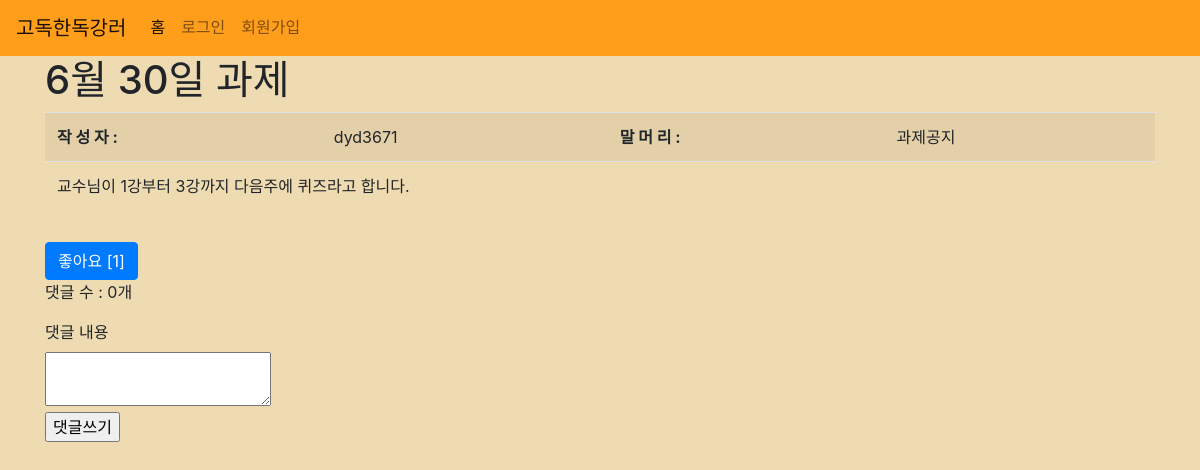
The app's page /classes/show/8/ with its own data.
### posts/models.py (models this page shows, shortened)
class TimeStampedModel(Model):
    created_at = DateTimeField(auto_now_add=True)
    updated_at = DateTimeField(auto_now=True)
    class Meta:
        abstract = True

class Post(TimeStampedModel):
    classname = ForeignKey(Class, on_delete=CASCADE)
    user = ForeignKey(User, on_delete=CASCADE)
    category = CharField(max_length=200)
    title = CharField(max_length=200)
    content = TextField()
    view_count = models.IntegerField(default=0) # 조회수
    likes = ManyToManyField(User, related_name="liked_users")
    is_top = BooleanField(default=False)
    def comments(self):
        return Comment.objects.filter(post=self)

### classes/views.py (the view)
# urls.py: path('show/<int:id>/', views.show, name="show"),
def show(request, id):
    post = get_object_or_404(Post, pk=id)
    default_view_count = post.view_count
    post.view_count = default_view_count + 1
    post.save()
    return render(request, 'classes/show.html', {'post': post})

### classes/templates/classes/show.html (shortened to what this page needs)
{% extends 'base.html' %}
{% block content %}
<div class="container">
   <h1>{{ post.title }}</h1>
    <table class="table table-striped">
        <tbody>
            <tr>
                <th>작 성 자 : </th>
                <td>{{ post.user }}</td>
                 <th>말 머 리 : </th>
                <td>{{ post.category }}</td>
            </tr>
            <tr>
                <div class="col-12">
                <td colspan="12" style="text-align:left">{{ post.content|linebreaks }}</td>
                </div>
            </tr>
        </tbody>
</table>
{% if user in post.likes.all %}
    <a href="{% url 'classes:like_toggle' post.id %}" class="btn btn-primary">좋아요 취소 [{{ post.likes.count }}]</a>
{% else %}
    <a href="{% url 'classes:like_toggle' post.id %}" class="btn btn-primary">좋아요 [{{ post.likes.count }}]</a>
{% endif %}
<p>댓글 수 : {{ post.comments.count }}개</p>
<form action="{% url 'classes:create_comment' post.id %}" method="POST">
        <label>댓글 내용</label><br>
        <textarea name="message" required></textarea><br>
        <input type="submit" value="댓글쓰기">
</form>
</div>
{% endblock %}

### solitude/static/solitude/css/style.css (style rules this page uses)
body { background-color: rgb(239, 219, 178) !important; }

### records on screen
Post: title "6월 30일 과제", user "dyd3671", category "과제공지", content "교수님이 1강부터 3강까지 다음주에 퀴즈라고 합니다.", likes.count "1", comments.count "0"
